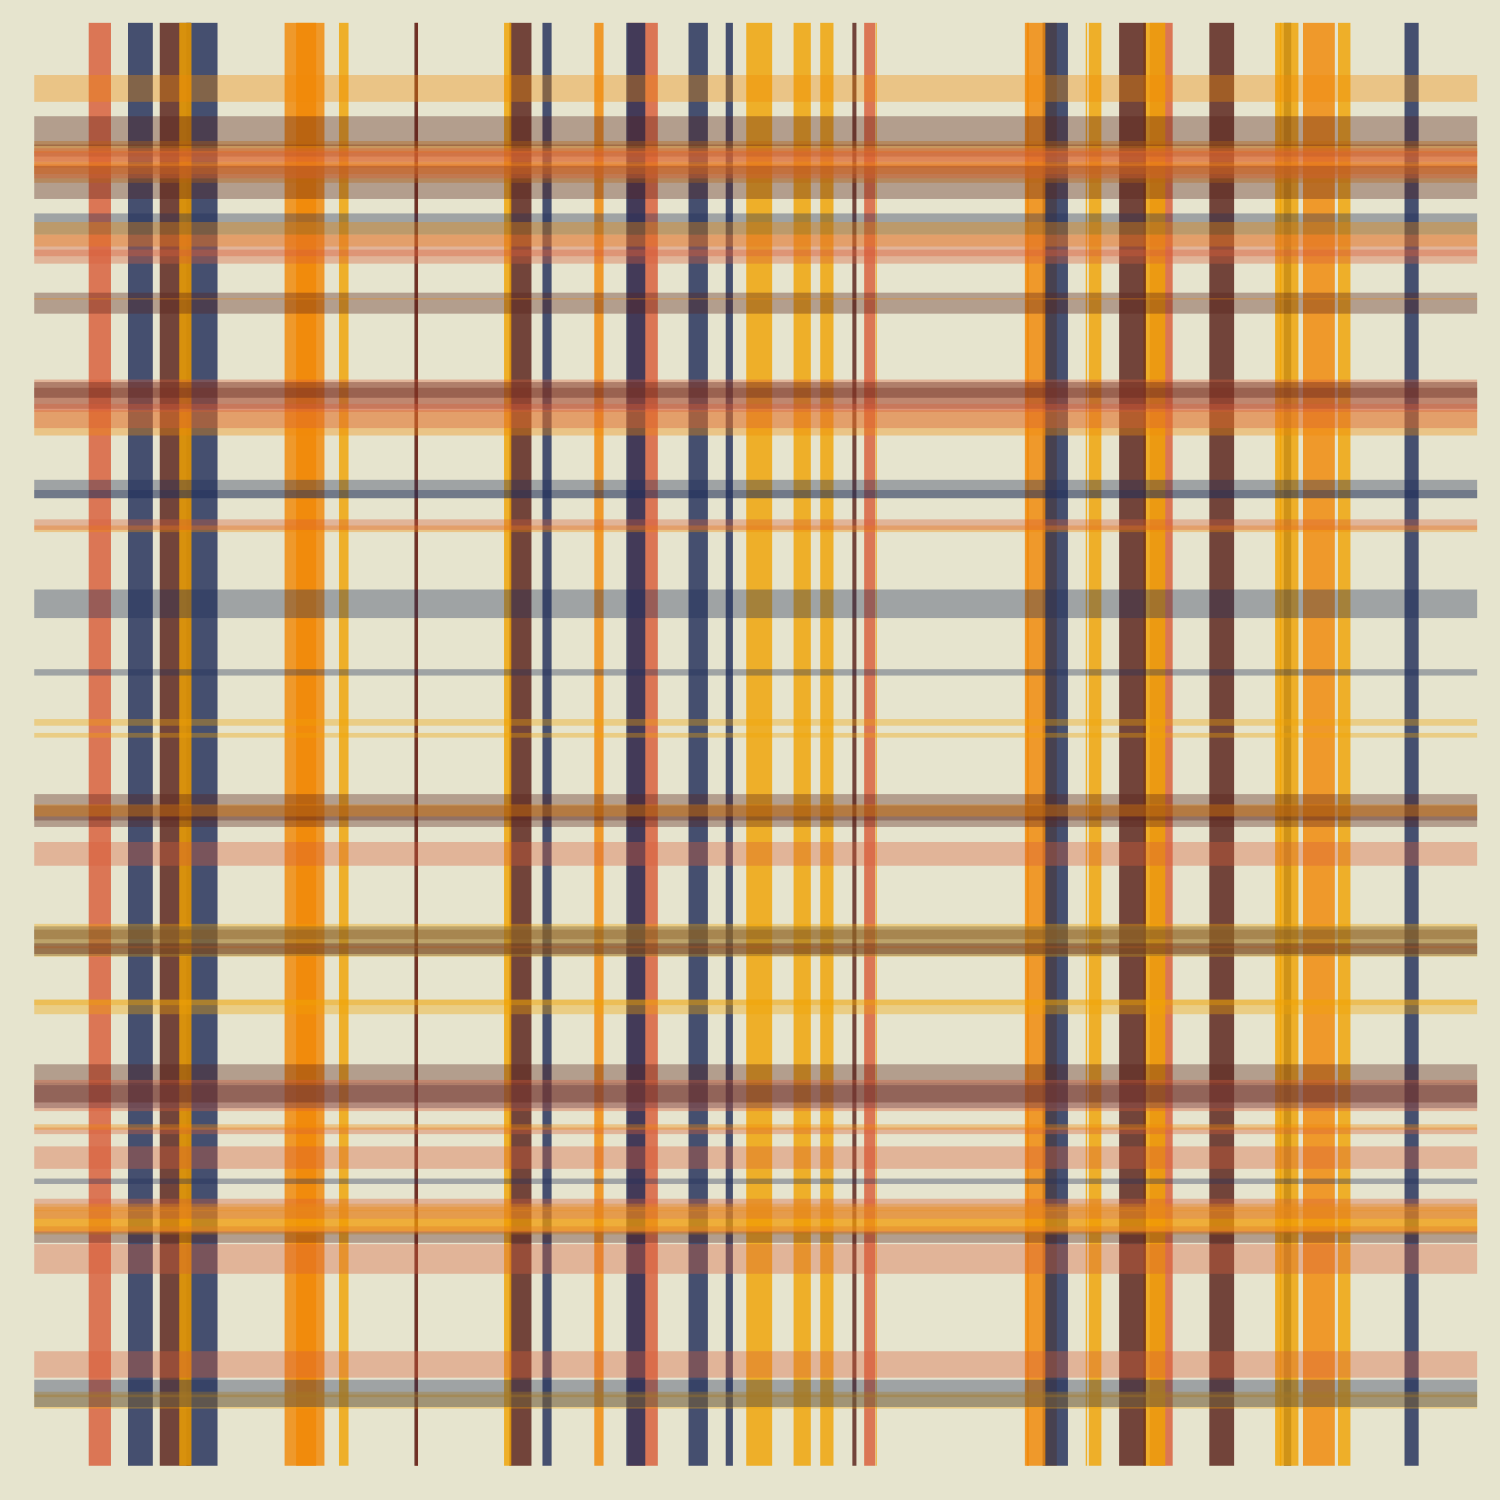

Generate this figure with R:
# Genuary 2025 Day 1: Vertical or horizontal lines only
# This script generates a plot with random vertical and horizontal
# lines with varying colors and thicknesses.

library(ggplot2)
library(dplyr)

# Create a data frame for vertical and horizontal lines
set.seed(2025) # Set seed for reproducibility
data <- data.frame(
  x = runif(100, 0, 10), # Random x-coordinates
  y = runif(100, 0, 10), # Random y-coordinates
  type = sample(
    c("vertical", "horizontal"), # Line types
    100,
    replace = TRUE
  )
)

# Define a color palette for the lines
colors_palette <- c("#f0a202", "#f18805", "#d95d39", "#202c59", "#581f18")

# Add colors and line thickness to the data
data <- data %>%
  mutate(
    color = sample(colors_palette, n(), replace = TRUE), # Randomly assign colors
    size = runif(n(), 0.1, 3.75) # Randomly assign line thickness
  )

# Plot the lines using ggplot2
ggplot(data, aes(x = x, y = y)) +
  geom_vline(
    data = data %>% filter(type == "vertical"),
    aes(xintercept = x, color = color, size = size), alpha = runif(1)
  ) +
  geom_hline(
    data = data %>% filter(type == "horizontal"),
    aes(yintercept = y, color = color, size = size), alpha = runif(1)
  ) +
  scale_color_identity() +
  scale_size_identity() +
  theme_minimal() +
  theme(
    legend.position = "none",
    panel.grid.major = element_blank(),
    panel.grid.minor = element_blank(),
    panel.border = element_blank(),
    axis.title = element_blank(),
    axis.text = element_blank(),
    axis.ticks = element_blank()
  )

# Save the plot as a PNG file
ggsave("Genuary1.png", dpi = 300, width = 5, height = 5, bg = "#e6e4ce")
